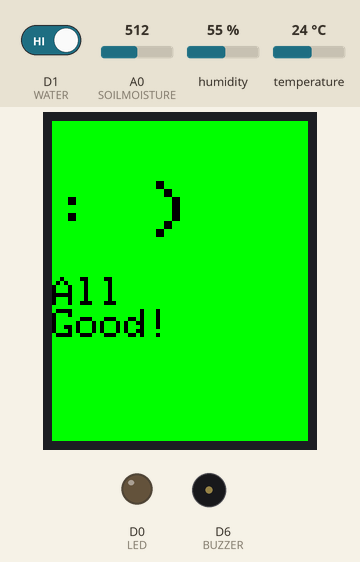
Simulated run of this sketch. Board: ESP8266 (NodeMCU). Shown: 128×160 colour display, output pins drawn as LEDs (lit = HIGH), buzzer (waves = sounding, pin HIGH). The test bench sets the inputs (shaded band); at power-on: A0 (SOILMOISTURE) = 512, D1 (WATER) HIGH, humidity 55 %, temperature 24 °C. WiFi joins after 1.5 s; servers stay silent unless stated; what the sketch prints to the serial monitor is not drawn.

Above: at 3.1 s.
3.2 s: A0 (SOILMOISTURE) set to 792
13.3 s: A0 (SOILMOISTURE) set to 817
At 23.8 s:
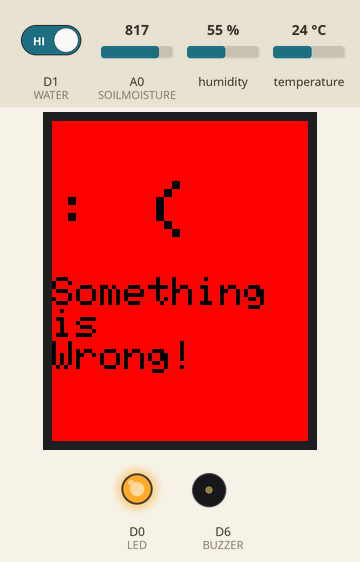
26.5 s: D1 (WATER) driven LOW
At 33.8 s:
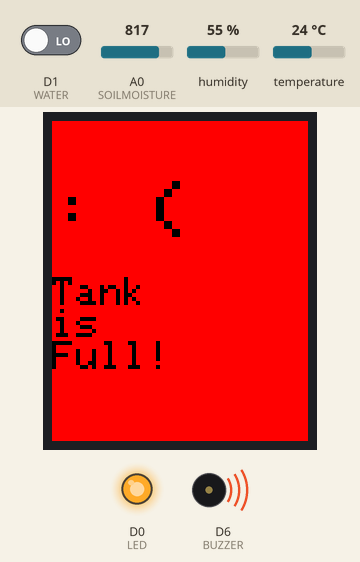
34.1 s: D1 (WATER) driven HIGH
42.6 s: humidity set to 22 %
At 50.0 s:
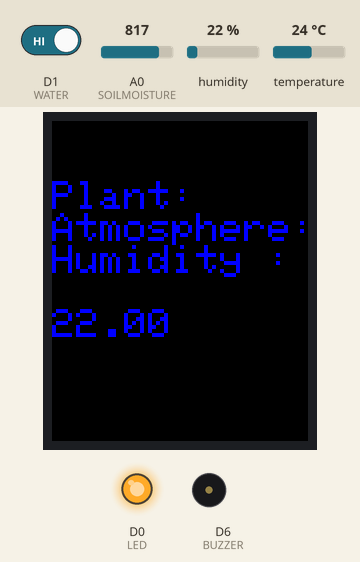
51.0 s: temperature set to 12 °C
At 59.7 s:
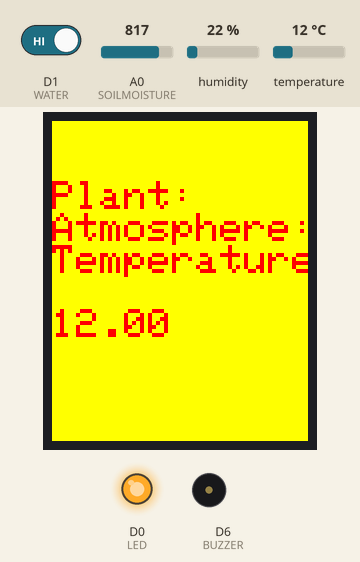
Timing chart, 0 to 61.2 s (numbered marks = the images above; inputs shaded):
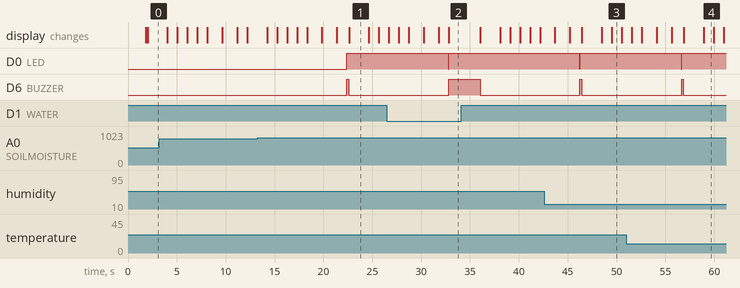

Measured:
- the behaviour switches between 803 and 804 on A0 (SOILMOISTURE) (found by bisection; images 0 and 1)
- after the input at 13.3 s, D0 (LED): LOW → HIGH after 9.1 s; D6 (BUZZER): LOW → HIGH after 9.1 s, → LOW 0.20 s later
- after the input at 26.5 s, D6 (BUZZER): goes on until 32.8 s, then stays HIGH; the display: first differs from a run without the input after 6.3 s (image 2)
- what the display in image 1 shows lasts 2.0 s, from 22.6 s to 24.6 s
- what the display in image 3 shows lasts 1.0 s, from 49.5 s to 50.5 s

The sketch:

code.ino
```cpp
#define BLYNK_TEMPLATE_ID "TMPL3tJzgdoX0"
#define BLYNK_TEMPLATE_NAME "ESDProject"
#define BLYNK_AUTH_TOKEN "MNRaRbC9v2dRyx2LnMwTFLCh1GFRlsdj"

// Include the library files
#include <ESP8266WiFi.h>    // NodeMCU Library
#include <BlynkSimpleEsp8266.h>     // Blynk App Library
#include <DHT.h>      // DHT Sensor Library
#include <Adafruit_GFX.h>    // Core graphics library
#include <Adafruit_ST7735.h> // Hardware-specific library for ST7735
#include <Adafruit_ST7789.h> // Hardware-specific library for ST7789
#include <SPI.h>

// DHT Sensor Configrations
#define DHTPIN D2
#define DHTTYPE DHT11
DHT dht(DHTPIN, DHTTYPE);

// Other Sensor Configrations
#define WATER D1
#define SOILMOISTURE A0
#define BUZZER D6
#define LED D0

// 1.8 TFT LCD Configrations
#define TFT_CS  D8
#define TFT_RST  D4
#define TFT_DC  D3
Adafruit_ST7735 tft = Adafruit_ST7735(TFT_CS, TFT_DC, TFT_RST);

// Variables
float h;
float t;
int s;
int w;
int score = 1000;
int rank = 3132;
int streak = 1;
String status;

// WiFi Credentials
char auth[] = BLYNK_AUTH_TOKEN;   //Enter your Blynk auth token
char ssid[] = "Abhishek";  //Enter your WIFI name
char pass[] = "#abhishek1803";   //Enter your WIFI passowrd

void setup() {
  Serial.begin(115200);
  pinMode(BUZZER, OUTPUT);
  pinMode(LED, OUTPUT);
  Blynk.begin(auth, ssid, pass, "blynk.cloud", 80);
  dht.begin();
  tft.initR(INITR_BLACKTAB);      // Init ST7735S chip, black tab
}

void loop() {
  Blynk.run();    // Run the blynk function
  digitalWrite(LED,LOW);

  // Read Sensor Data
  h = dht.readHumidity();
  t = dht.readTemperature();
  s = map(analogRead(SOILMOISTURE),1024,0,0,100);
  w = digitalRead(WATER);
  if (w == 0){
    status = "Yes";
    Blynk.logEvent("tank_alert");
    score -= 50;
    digitalWrite(LED,HIGH);
    digitalWrite(BUZZER,HIGH);
    tft.setCursor(0, 30);
    tft.fillScreen(ST77XX_RED);
    tft.setTextColor(ST77XX_BLACK);
    tft.setTextSize(4);
    tft.println(": (");
    tft.setTextSize(2);
    tft.println(" ");
    tft.println("Tank");
    tft.println("is");
    tft.println("Full!");
    delay(3000);
    digitalWrite(LED,LOW);
    digitalWrite(BUZZER,LOW);
  }
  else {
    status = "No";
  }

  if (s <= 20 || s >= 80){
    Blynk.logEvent("humidity_alert");
    score -= 10;
    digitalWrite(LED,HIGH);
    digitalWrite(BUZZER,HIGH);
    delay(200);
    digitalWrite(BUZZER,LOW);
    tft.setCursor(0, 30);
    tft.fillScreen(ST77XX_RED);
    tft.setTextColor(ST77XX_BLACK);
    tft.setTextSize(4);
    tft.println(": (");
    tft.setTextSize(2);
    tft.println(" ");
    tft.println("Something");
    tft.println("is");
    tft.println("Wrong!");
    delay(1500);
  }
  else{
    score += 1;
    tft.setCursor(0, 30);
    tft.fillScreen(ST77XX_GREEN);
    tft.setTextColor(ST77XX_BLACK);
    tft.setTextSize(4);
    tft.println(": )");
    tft.setTextSize(2);
    tft.println(" ");
    tft.println("All");
    tft.println("Good!");
    delay(1500);
  }

  // Write data to cloud
  Blynk.virtualWrite(0,s);
  Blynk.virtualWrite(1,h);
  Blynk.virtualWrite(2,t);
  Blynk.virtualWrite(3,status);
  Blynk.virtualWrite(4,score);
  Blynk.virtualWrite(5,rank);
  Blynk.virtualWrite(6,streak);

  // Serial Communication
  Serial.print("Temperature : ");
  Serial.print(t);
  Serial.print(" | Humidity : ");
  Serial.print(h);
  Serial.print(" | Tank Full? : ");
  Serial.print(w);
  Serial.print(" | Soil Moisture Level : ");
  Serial.println(s);

  if(t > 25){
    Blynk.logEvent("temp_alert");
  }
  delay(500);
  tftPrintTest();
}

void tftPrintTest() {
  tft.setTextWrap(false);
  tft.fillScreen(ST77XX_YELLOW);
  tft.setCursor(0, 30);
  tft.setTextColor(ST77XX_RED);
  tft.setTextSize(2);
  tft.println("Plant: ");
  tft.println("Atmosphere: ");
  tft.println("Temperature: ");
  tft.println(" ");
  tft.println(t);
  delay(1000);
  tft.fillScreen(ST77XX_BLACK);
  tft.setCursor(0, 30);
  tft.setTextColor(ST77XX_BLUE);
  tft.setTextSize(2);
  tft.println("Plant: ");
  tft.println("Atmosphere: ");
  tft.println("Humidity : ");
  tft.println(" ");
  tft.println(h);
  delay(1000);
  tft.setCursor(0, 30);
  tft.fillScreen(ST77XX_WHITE);
  tft.setTextColor(ST77XX_BLACK);
  tft.setTextSize(2);
  tft.println("Plant");
  tft.println("Soil");
  tft.println("Moisture");
  tft.println("Level : ");
  tft.println(" ");
  tft.println(s);
  delay(1000);
  tft.setCursor(0, 30);
  tft.fillScreen(ST77XX_RED);
  tft.setTextColor(ST77XX_BLUE);
  tft.setTextSize(2);
  tft.println("Is");
  tft.println("Water");
  tft.println("Tank");
  tft.println("Full? ");
  tft.println(" ");
  tft.println(status);
  delay(1000);
  tft.setCursor(0, 30);
  tft.fillScreen(ST77XX_GREEN);
  tft.setTextColor(ST77XX_BLACK);
  tft.setTextSize(2);
  tft.println("Current");
  tft.println("Score :");
  tft.println(" ");
  tft.println(score);
  delay(1500);
  tft.setCursor(0, 30);
  tft.fillScreen(ST77XX_BLACK);
  tft.setTextColor(ST77XX_BLUE);
  tft.setTextSize(2);
  tft.println("Current");
  tft.println("Rank :");
  tft.println(" ");
  tft.println(rank);
  delay(1500);
  tft.setCursor(0, 30);
  tft.fillScreen(ST77XX_YELLOW);
  tft.setTextColor(ST77XX_RED);
  tft.setTextSize(2);
  tft.println("Streak");
  tft.println(streak);
  tft.println("Days ; )");
  delay(1000);
}
```
